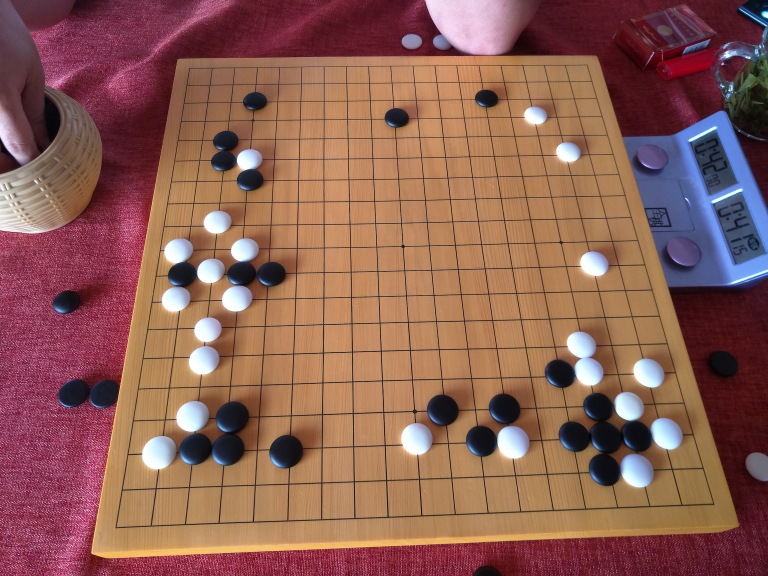
#> input picture data/raw/IMG20160706171004.jpg, 2304 x 1728 px (shown at 1/3 size)
$ python Tran-BoardDect3.py
#> lines starting #> are read from the running program, lines starting #| are printed output that depends on the picture; after the words box and inside, x2 and y2 are one past the last pixel; in counts of white or black regions, pixels touching at a corner belong together
#整合版本：先进行透视变换，然后进行棋盘线检测
#添加自动缩放功能以适应高分辨率图片
import cv2
import numpy as np
from collections import defaultdict
import math

# 读取图像
#img = cv2.imread('../data/raw/bd317d54.webp')
#img = cv2.imread('../data/raw/IMG20171015161921.jpg')
#img = cv2.imread('../data/raw/OGS3.jpeg')
img = cv2.imread('../data/raw/IMG20160706171004.jpg')
#> img is the input picture: shape (1728, 2304, 3); mean B, G, R 83.9, 95.2, 141.8
#img = cv2.imread('../data/raw/IMG20160904165505-B.jpg')

if img is None:
    print("没找到照片")
    exit()

# ====== 新增：自动缩放图片功能 ======
def auto_resize_image(image, target_width):
    """
    自动缩放图片到合适的尺寸进行处理
    target_width: 目标宽度，默认1000像素
    """
#> called with target_width = 1500
    height, width = image.shape[:2]
    print(f"原图尺寸: {width} x {height}")
#| 原图尺寸: 2304 x 1728

    # 如果图片宽度超过目标宽度，则缩放
    #if width > target_width:
    if width > 2500:
        #scale_factor = target_width / width
        scale_factor = int((width * 10 / target_width))
        print("scale_factor is:", scale_factor)
        new_width = width * 10 // scale_factor
        #new_width = target_width
        #new_height = int(height * scale_factor)
        new_height = height * 10 // scale_factor

        #resized_img = cv2.resize(image, (new_width, new_height), interpolation=cv2.INTER_AREA)
        #resized_img = cv2.resize(image, (width*10//scale_factor, height*10//scale_factor), interpolation=cv2.INTER_AREA)
        resized_img = cv2.resize(image, (new_width, new_width), interpolation=cv2.INTER_AREA)
        print(f"缩放后尺寸: {new_width} x {new_height} (缩放比例: {scale_factor:.3f})")
        #print(f"缩放后尺寸: {width*10//scale_factor} x {height*10//scale_factor} (缩放比例: {scale_factor:.3f})")
        return resized_img, scale_factor
    else:
        print("图片尺寸合适，无需缩放")
        return image, 1.0

# 缩放图片
img, scale_factor = auto_resize_image(img, target_width=1500)
#> scale_factor = 1
# ====== 缩放功能结束 ======

original_img = img.copy()
cv2.imshow("original picture", img)

print("开始透视变换...")

# ====== 透视变换部分 (来自 ToushiTest2.py) ======
im_gray = cv2.cvtColor(img, cv2.COLOR_BGR2GRAY)
im_gray = cv2.GaussianBlur(im_gray, (3,3), 0) # 滤波降噪
im_edge = cv2.Canny(im_gray, 30, 50) # 边缘检测
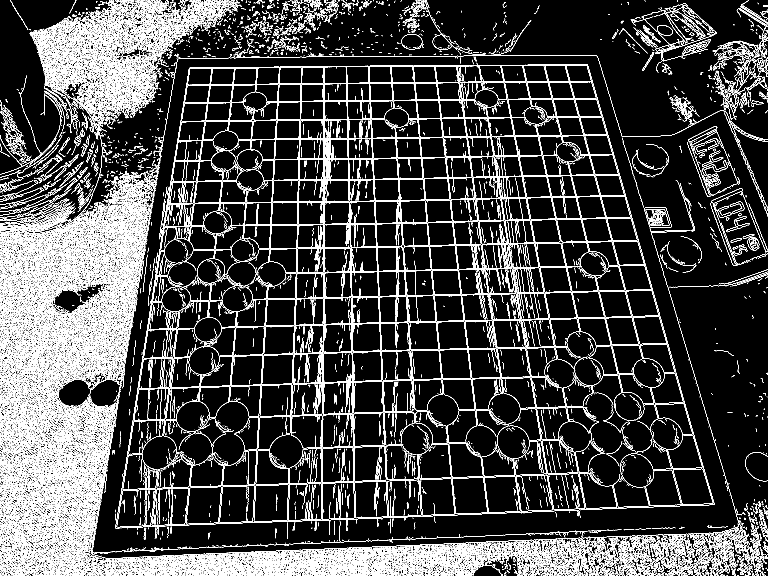
#> im_edge: shape (1728, 2304) (shown at 1/3 size); 11.6% white in thin lines or dots

cv2.imshow('Edge Detection', im_edge) # 显示边缘检测结果

contours, hierarchy = cv2.findContours(im_edge, cv2.RETR_EXTERNAL, cv2.CHAIN_APPROX_SIMPLE) # 提取轮廓
#> contours = 13821 contours, 12598 with area under 20; largest, box (x1, y1, x2, y2) and area: (346, 193, 2144, 1585) 2024290, (524, 1645, 1008, 1728) 8620, (1932, 623, 2016, 683) 3851, (363, 1666, 546, 1728) 2579, (1204, 102, 1267, 149) 2238
rect, area = None, 0 # 找到的最大四边形及其面积

for item in contours:
    hull = cv2.convexHull(item) # 寻找凸包
    epsilon = 0.1 * cv2.arcLength(hull, True) # 忽略弧长10%的点
    approx = cv2.approxPolyDP(hull, epsilon, True) # 将凸包拟合为多边形
    if len(approx) == 4 and cv2.isContourConvex(approx): # 如果是凸四边形
        ps = np.reshape(approx, (4,2))
        ps = ps[np.lexsort((ps[:,0],))]
        lt, lb = ps[:2][np.lexsort((ps[:2,1],))]
        rt, rb = ps[2:][np.lexsort((ps[2:,1],))]
        a = cv2.contourArea(approx) # 计算四边形面积
        if a > area:
            area = a
            rect = (lt, lb, rt, rb)
#> this loop made 13821 passes
#> (epsilon, lt, lb, rt, rb, a) on passes 146, 187, 229: (0.989, [2100, 1725], [2101, 1727], [2102, 1724], [2103, 1727], 5.5), (1.25, [2234, 1725], [2235, 1727], [2237, 1723], [2237, 1727], 8), (1.85, [2162, 1727], [2165, 1727], [2165, 1722], [2168, 1722], 15)
#> after the loop, area = 2022760; rect = ([567, 204], [346, 1584], [1763, 194], [2142, 1514])

# 检查是否找到棋盘
if rect is None:
    print('在图像文件中找不到棋盘！使用原图进行后续处理...')
    # 如果没找到棋盘轮廓，使用原图
    img = original_img
    gray = cv2.cvtColor(img, cv2.COLOR_BGR2GRAY)
else:
    print('棋盘坐标：')
    print('\t左上角：(%d,%d)'%(rect[0][0],rect[0][1]))
#| 	左上角：(567,204)
    print('\t左下角：(%d,%d)'%(rect[1][0],rect[1][1]))
#| 	左下角：(346,1584)
    print('\t右上角：(%d,%d)'%(rect[2][0],rect[2][1]))
#| 	右上角：(1763,194)
    print('\t右下角：(%d,%d)'%(rect[3][0],rect[3][1]))
#| 	右下角：(2142,1514)

    # 显示找到的角点
    corner_img = img.copy()
    for p in rect:
        cv2.circle(corner_img,(p[0],p[1]),15,(0,255,0),-1)
#> this loop made 4 passes
    cv2.imshow('Found Corners', corner_img)

    # 执行透视变换
    lt, lb, rt, rb = rect
#> lt = [567, 204]; lb = [346, 1584]; rt = [1763, 194]; rb = [2142, 1514]
    pts1 = np.float32([(10,10), (10,650), (650,10), (650,650)]) # 预期的棋盘四个角的坐标
    pts2 = np.float32([lt, lb, rt, rb]) # 当前找到的棋盘四个角的坐标
#> pts2 = [[567, 204], [346, 1584], [1763, 194], [2142, 1514]]
    m = cv2.getPerspectiveTransform(pts2, pts1) # 生成透视矩阵
#> m = [[0.557, 0.0932, -324.3], [0.00608, 0.756, -147], [-2.06e-05, 0.000396, 1]]

    # 对原图执行透视变换
    img = cv2.warpPerspective(original_img, m, (660, 660))
#> img: shape (660, 660, 3)
    gray = cv2.warpPerspective(im_gray, m, (660, 660))

    cv2.imshow('Perspective Corrected', img)
    print("透视变换完成！")

# ====== 棋盘线检测部分 (来自 csdn-L2.py) ======
print("开始棋盘线检测...")

# 高斯模糊
blur = cv2.GaussianBlur(gray, (5, 5), 0)

# 边缘检测
edges = cv2.Canny(blur, 50, 150)
cv2.imshow('edges', edges)

# 使用霍夫变换检测直线
lines = cv2.HoughLinesP(edges, 1, np.pi/180, threshold=80, minLineLength=100, maxLineGap=10)
#> lines = 130 rows, first 6: [9, 648, 651, 648], [99, 153, 651, 153], [9, 649, 9, 13], [10, 651, 650, 651], [98, 150, 261, 150], [12, 647, 12, 291]

if lines is None:
    print("未检测到任何直线")
    cv2.waitKey(0)
    cv2.destroyAllWindows()
    exit()

print(f"检测到 {len(lines)} 条直线")
#| 检测到 130 条直线

# 创建一个副本用于绘制检测到的线条
lines_img = img.copy()

# 分离水平线和垂直线
horizontal_lines = []
vertical_lines = []

def line_angle(line):
    x1, y1, x2, y2 = line
    return math.atan2(y2 - y1, x2 - x1) * 180 / math.pi

def line_length(line):
    x1, y1, x2, y2 = line
    return math.sqrt((x2 - x1)**2 + (y2 - y1)**2)

# 过滤和分类直线
for line in lines:
    x1, y1, x2, y2 = line[0]
    angle = abs(line_angle(line[0]))
    length = line_length(line[0])

    # 只考虑足够长的线条
    if length > 50:
        # 水平线 (角度接近0或180度)
        if angle < 10 or angle > 170:
            horizontal_lines.append(line[0])
            cv2.line(lines_img, (x1, y1), (x2, y2), (0, 255, 0), 2)
        # 垂直线 (角度接近90度)
        elif 80 < angle < 100:
            vertical_lines.append(line[0])
            cv2.line(lines_img, (x1, y1), (x2, y2), (255, 0, 0), 2)
#> this loop made 130 passes
#> line on passes 12 to 15: [[651, 650, 651, 68]], [[367, 524, 367, 8]], [[648, 647, 648, 545]], [[365, 473, 524, 473]]
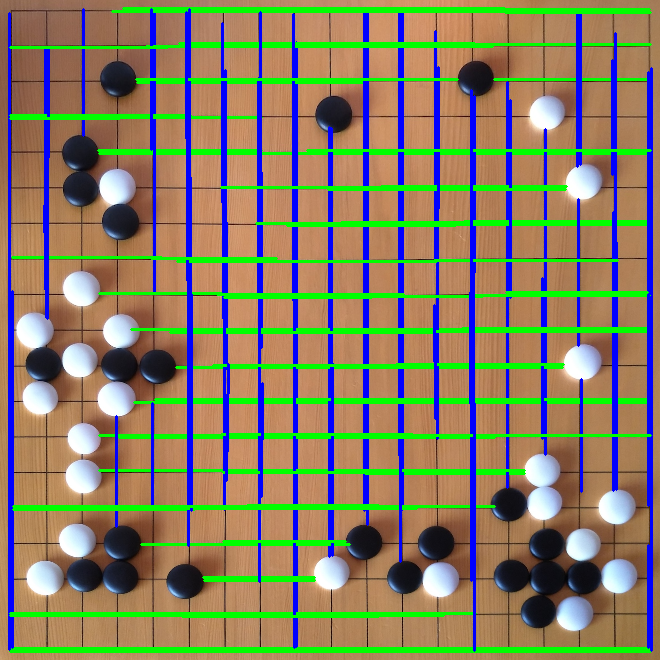
#> lines_img: shape (660, 660, 3); mean B, G, R 99.5, 126.3, 135.2

print(f"水平线: {len(horizontal_lines)} 条")
#| 水平线: 66 条
print(f"垂直线: {len(vertical_lines)} 条")
#| 垂直线: 64 条

cv2.imshow('detected_lines', lines_img)

# 合并相近的平行线
def merge_lines(lines, is_horizontal=True):
#> called with is_horizontal = True
    if not lines:
        return []

    merged = []
    tolerance = 15  # 像素容差

    # 按位置排序（水平线按y坐标，垂直线按x坐标）
    if is_horizontal:
        lines.sort(key=lambda line: (line[1] + line[3]) / 2)
    else:
        lines.sort(key=lambda line: (line[0] + line[2]) / 2)

    current_group = [lines[0]]

    for i in range(1, len(lines)):
        if is_horizontal:
            current_pos = (current_group[-1][1] + current_group[-1][3]) / 2
            new_pos = (lines[i][1] + lines[i][3]) / 2
        else:
            current_pos = (current_group[-1][0] + current_group[-1][2]) / 2
            new_pos = (lines[i][0] + lines[i][2]) / 2

        if abs(new_pos - current_pos) < tolerance:
            current_group.append(lines[i])
        else:
            # 计算当前组的平均线
            if current_group:
                avg_line = np.mean(current_group, axis=0).astype(int)
                merged.append(avg_line)
            current_group = [lines[i]]
#> this loop made 65 passes

    # 处理最后一组
    if current_group:
        avg_line = np.mean(current_group, axis=0).astype(int)
        merged.append(avg_line)

    return merged

# 合并相近的线条
merged_horizontal = merge_lines(horizontal_lines, True)
merged_vertical = merge_lines(vertical_lines, False)
#> the loop in merge_lines (call 2), `for i in range(1, len(lines)):` made 63 passes

print(f"合并后水平线: {len(merged_horizontal)} 条")
#| 合并后水平线: 19 条
print(f"合并后垂直线: {len(merged_vertical)} 条")
#| 合并后垂直线: 19 条

# 绘制合并后的线条
merged_img = img.copy()
for line in merged_horizontal:
    cv2.line(merged_img, (line[0], line[1]), (line[2], line[3]), (0, 255, 0), 2)
#> this loop made 19 passes
#> line on passes 1 to 4: [311, 10, 583, 10], [201, 45, 445, 45], [255, 80, 491, 80], [44, 116, 190, 116]
for line in merged_vertical:
    cv2.line(merged_img, (line[0], line[1]), (line[2], line[3]), (255, 0, 0), 2)
#> this loop made 19 passes
#> line on passes 1 to 4: [10, 648, 10, 152], [46, 226, 46, 140], [83, 135, 83, 9], [116, 526, 116, 416]
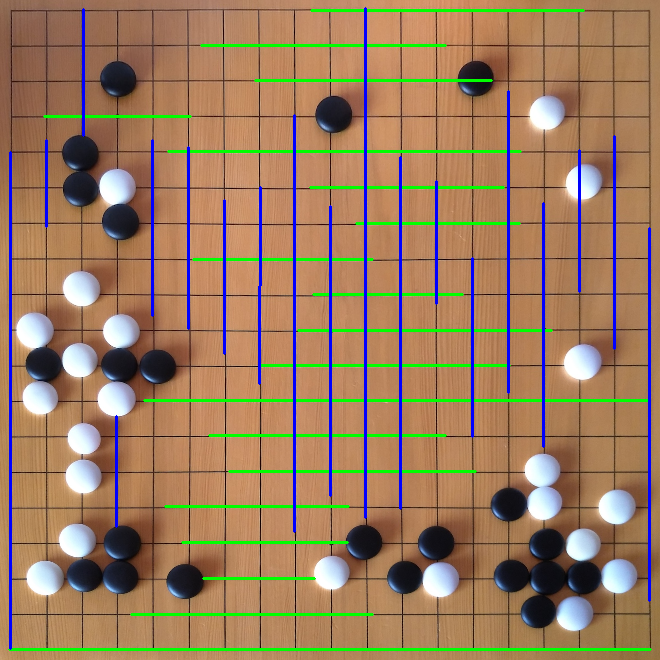
#> merged_img: shape (660, 660, 3); mean B, G, R 95, 124.4, 155.6

cv2.imshow('merged_lines', merged_img)

# 计算交点
def line_intersection(line1, line2):
    """计算两条线的交点"""
    x1, y1, x2, y2 = line1
    x3, y3, x4, y4 = line2

    denom = (x1 - x2) * (y3 - y4) - (y1 - y2) * (x3 - x4)
    if abs(denom) < 1e-10:
        return None

    t = ((x1 - x3) * (y3 - y4) - (y1 - y3) * (x3 - x4)) / denom

    x = x1 + t * (x2 - x1)
    y = y1 + t * (y2 - y1)

    return (int(x), int(y))

# 找到所有交点
intersections = []
for h_line in merged_horizontal:
    for v_line in merged_vertical:
        intersection = line_intersection(h_line, v_line)
        if intersection:
            intersections.append(intersection)
#> this loop made 19 passes

print(f"找到 {len(intersections)} 个交点")
#| 找到 361 个交点

# 绘制交点
grid_img = img.copy()
for point in intersections:
    cv2.circle(grid_img, point, 3, (0, 0, 255), -1)
#> this loop made 361 passes
#> point on passes 1 to 3: (10, 10), (46, 10), (83, 10)
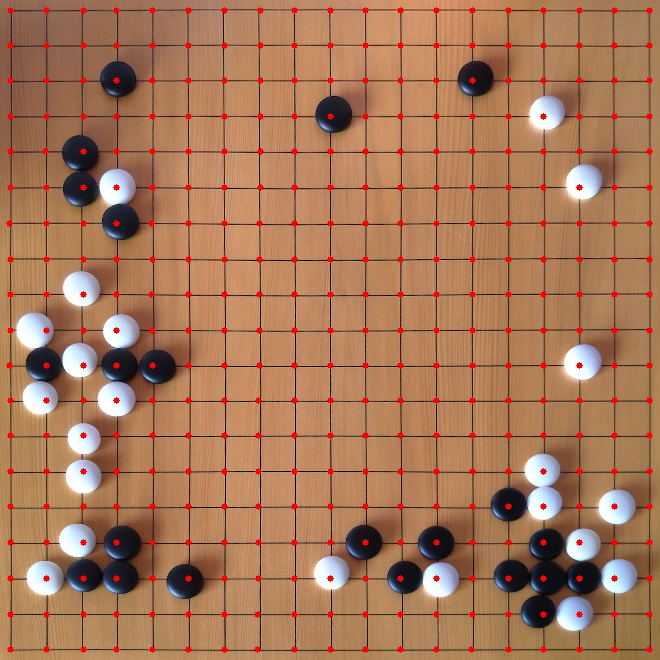
#> grid_img: shape (660, 660, 3); mean B, G, R 89.5, 120.1, 167.4

cv2.imshow('grid_points', grid_img)

# 如果交点数量合理，尝试构建19x19的标准围棋网格
if len(intersections) > 100:  # 降低阈值
    print("开始构建19x19围棋网格...")

    # 按行列排序交点
    intersections.sort(key=lambda p: (p[1], p[0]))  # 先按y排序，再按x排序

    # 找到网格的边界
    min_x = min(p[0] for p in intersections)
    max_x = max(p[0] for p in intersections)
    min_y = min(p[1] for p in intersections)
    max_y = max(p[1] for p in intersections)

    print(f"网格边界: x({min_x}, {max_x}), y({min_y}, {max_y})")
#| 网格边界: x(9, 649), y(10, 649)

    # 按行分组交点
    rows = []
    current_row = []
    last_y = intersections[0][1]
    row_tolerance = 20  # 同一行的y坐标容差

    for point in intersections:
        if abs(point[1] - last_y) < row_tolerance:
            current_row.append(point)
        else:
            if current_row:
                # 按x坐标排序当前行
                current_row.sort(key=lambda p: p[0])
                rows.append(current_row)
            current_row = [point]
            last_y = point[1]

    # 添加最后一行
    if current_row:
        current_row.sort(key=lambda p: p[0])
        rows.append(current_row)

    print(f"检测到 {len(rows)} 行")
#| 检测到 19 行

    # 过滤掉点数太少的行（可能是噪声）
    valid_rows = [row for row in rows if len(row) >= 15]  # 至少15个点才算有效行
    print(f"有效行数: {len(valid_rows)}")
#| 有效行数: 19

    # 如果有效行数接近19行，尝试提取标准19x19网格
    if len(valid_rows) >= 18:  # 允许少量误差
        # 选择中间的19行（如果超过19行的话）
        if len(valid_rows) > 19:
            start_idx = (len(valid_rows) - 19) // 2
            selected_rows = valid_rows[start_idx:start_idx + 19]
        else:
            selected_rows = valid_rows[:19]  # 取前19行

        print(f"选择了 {len(selected_rows)} 行构建网格")
#| 选择了 19 行构建网格

        # 构建标准19x19网格
        go_grid_points = []
        grid_img_with_go_points = img.copy()

        for row_idx, row in enumerate(selected_rows):
            # 每行选择19个点
            if len(row) >= 19:
                # 如果这一行点数超过19，选择最均匀分布的19个点
                if len(row) > 19:
                    # 选择x坐标最均匀分布的19个点
                    step = len(row) / 19
                    selected_points = []
                    for i in range(19):
                        idx = min(int(i * step), len(row) - 1)
                        selected_points.append(row[idx])
                    row_points = selected_points
                else:
                    row_points = row[:19]
            else:
                # 如果点数不足19，尝试插值
                if len(row) >= 2:
                    # 简单线性插值生成19个点
                    start_x = row[0][0]
                    end_x = row[-1][0]
                    y = row[0][1]  # 使用第一个点的y坐标

                    row_points = []
                    for i in range(19):
                        x = start_x + (end_x - start_x) * i / 18
                        row_points.append((int(x), int(y)))
                else:
                    continue  # 跳过点数太少的行

            # 添加到围棋网格点列表
            for col_idx, point in enumerate(row_points):
                go_grid_points.append((point[0], point[1], row_idx, col_idx))

                # 绘制围棋网格点
                cv2.circle(grid_img_with_go_points, point, 2, (0, 255, 255), -1)  # 黄色小点

                # 在关键点上标注坐标
                if row_idx % 3 == 0 and col_idx % 3 == 0:  # 每3个点标注一次
                    cv2.putText(grid_img_with_go_points, f"({row_idx},{col_idx})",
                               (point[0]-15, point[1]-10), cv2.FONT_HERSHEY_SIMPLEX,
                               0.3, (0, 255, 255), 1)
#> this loop made 19 passes
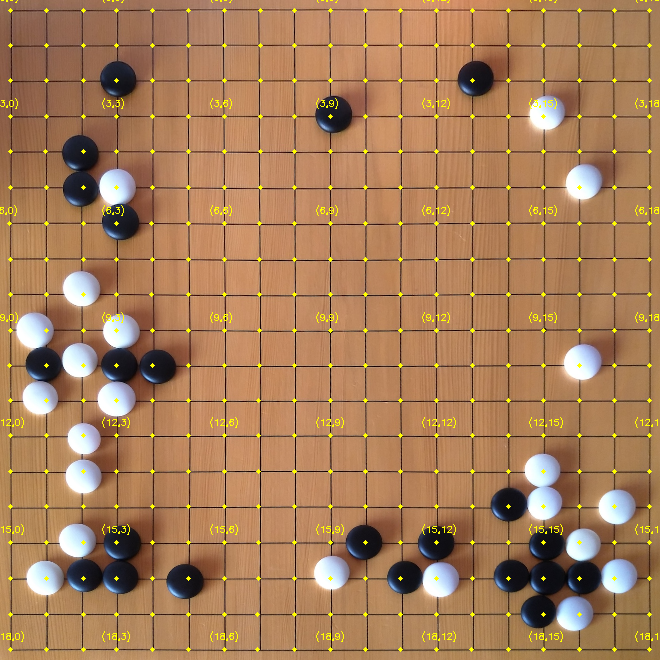
#> grid_img_with_go_points: shape (660, 660, 3); mean B, G, R 90, 125.2, 166.4

        print(f"构建了 {len(go_grid_points)} 个围棋网格点 (目标: 361)")
#| 构建了 361 个围棋网格点 (目标: 361)

        # 显示只有围棋网格点的图像
        cv2.imshow('go_grid_only', grid_img_with_go_points)

        # 使用围棋网格点重新定位棋子
        valid_go_grid_points = [(x, y) for x, y, _, _ in go_grid_points]

        # 重新进行圆检测，但这次使用围棋网格信息来辅助
        circles = cv2.HoughCircles(gray, method=cv2.HOUGH_GRADIENT,
                                   dp=1, minDist=20, param1=100, param2=19,
                                   minRadius=8, maxRadius=25)

        if circles is not None:
            circles = np.uint16(np.around(circles))
            print(f'检测到 {len(circles[0])} 个圆形')
#| 检测到 44 个圆形

            # 对每个检测到的圆，找到最近的围棋网格点
            stones = []
            final_img = img.copy()

            # 先绘制围棋网格点
            for point in valid_go_grid_points:
                cv2.circle(final_img, point, 2, (0, 255, 255), -1)
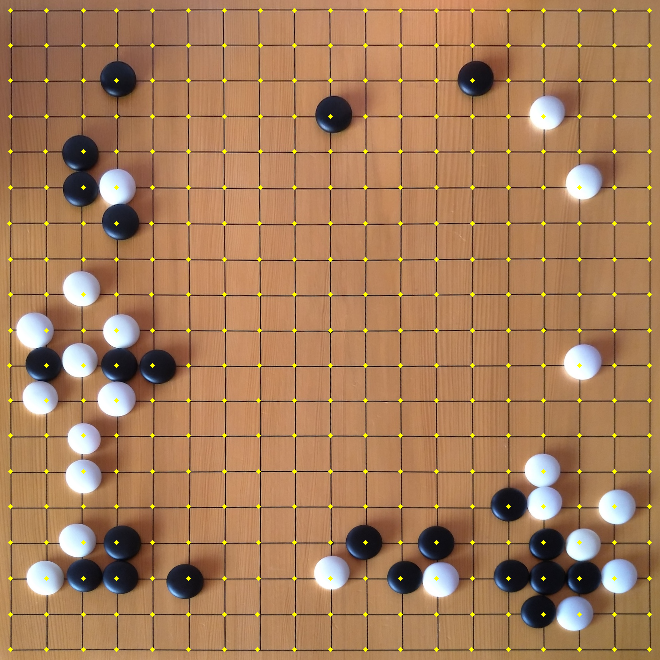
#> final_img: shape (660, 660, 3); mean B, G, R 90.6, 124.3, 165.8

            for circle in circles[0, :]:
                cx, cy, r = circle

                # 找到最近的围棋网格点
                min_dist = float('inf')
                closest_grid_point = None
                closest_grid_pos = None

                for x, y, row, col in go_grid_points:
                    dist = math.sqrt((cx - x)**2 + (cy - y)**2)
                    if dist < min_dist:
                        min_dist = dist
                        closest_grid_point = (x, y)
                        closest_grid_pos = (row, col)

                # 如果圆心离最近围棋网格点足够近，认为这是一个有效的棋子
                if min_dist < 20:  # 20像素的容差
                    # 绘制圆形
                    cv2.circle(final_img, (cx, cy), r, (255, 255, 0), 2)
                    cv2.circle(final_img, (cx, cy), 2, (255, 255, 0), -1)

                    # 颜色检测
                    roi = gray[max(0, cy-r):cy+r, max(0, cx-r):cx+r]
                    if roi.size > 0:
                        avg_intensity = np.mean(roi)
                        color = 'black' if avg_intensity < 120 else 'white'
                        stones.append((color, closest_grid_pos[0], closest_grid_pos[1]))

                        # 标注棋子信息
                        text_color = (255, 255, 255) if color == 'black' else (0, 0, 0)
                        cv2.putText(final_img, f"{color[0].upper()}({closest_grid_pos[0]+1},{closest_grid_pos[1]+1})",
                                   (cx-25, cy-r-5), cv2.FONT_HERSHEY_SIMPLEX, 0.4, text_color, 1)

                        # 在对应的网格点上画一个小圆圈表示棋子位置
                        cv2.circle(final_img, closest_grid_point, 8, (0, 255, 0), 2)
#> this loop made 44 passes
#> circle on passes 1 to 4: [118, 80, 18], [436, 542, 17], [364, 542, 18], [542, 470, 17]
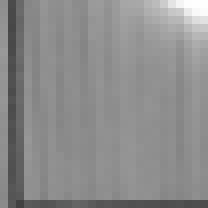
#> roi: shape (26, 26) (shown 8 times larger); min 65, max 254, mean 140.4

            print(f"在围棋网格上识别到 {len(stones)} 个棋子")
#| 在围棋网格上识别到 44 个棋子

            # 创建围棋棋盘状态矩阵
            board_state = np.zeros((19, 19), dtype=int)
            for color, row, col in stones:
                if 0 <= row < 19 and 0 <= col < 19:
                    board_state[row][col] = 1 if color == 'black' else 2
                    print(f"{color} 棋子在位置: ({row+1}, {col+1})")
#> this loop made 44 passes
#> (color, row, col) on passes 1 to 4: ('black', 2, 3), ('black', 15, 12), ('black', 15, 10), ('white', 13, 15)
#> (printed output is left out)

            print("\n围棋棋盘状态 (0=空, 1=黑子, 2=白子):")
            print("行号:", end="  ")
            for i in range(19):
                print(f"{i+1:2d}", end="")
            print()

            for i in range(19):
                print(f"{i+1:2d}: ", end="")
                for j in range(19):
                    if board_state[i][j] == 0:
                        print(" .", end="")
                    elif board_state[i][j] == 1:
                        print(" ●", end="")
                    else:
                        print(" ○", end="")
                print()

            # 显示最终结果
            cv2.imshow('final_go_board', final_img)

    else:
        print("未能检测到足够的网格行来构建19x19围棋棋盘")

else:
    print("检测到的交点数量不足，无法构建围棋网格")

cv2.waitKey(0)
cv2.destroyAllWindows()
